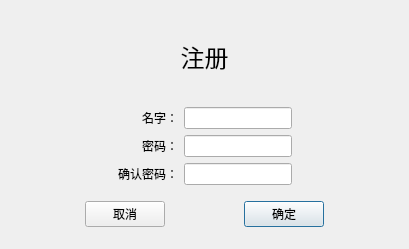
<?xml version="1.0" encoding="UTF-8"?>
<ui version="4.0">
 <class>RegisterUI</class>
 <widget class="QDialog" name="RegisterUI">
  <property name="geometry">
   <rect>
    <x>0</x>
    <y>0</y>
    <width>409</width>
    <height>249</height>
   </rect>
  </property>
  <property name="minimumSize">
   <size>
    <width>389</width>
    <height>230</height>
   </size>
  </property>
  <property name="windowTitle">
   <string>注册</string>
  </property>
  <layout class="QVBoxLayout" name="verticalLayout_4">
   <item>
    <widget class="QLabel" name="label_4">
     <property name="sizePolicy">
      <sizepolicy hsizetype="Preferred" vsizetype="Maximum">
       <horstretch>0</horstretch>
       <verstretch>0</verstretch>
      </sizepolicy>
     </property>
     <property name="minimumSize">
      <size>
       <width>0</width>
       <height>70</height>
      </size>
     </property>
     <property name="font">
      <font>
       <pointsize>18</pointsize>
      </font>
     </property>
     <property name="text">
      <string>注册</string>
     </property>
     <property name="alignment">
      <set>Qt::AlignCenter</set>
     </property>
    </widget>
   </item>
   <item>
    <layout class="QHBoxLayout" name="horizontalLayout_2">
     <item>
      <spacer name="horizontalSpacer">
       <property name="orientation">
        <enum>Qt::Horizontal</enum>
       </property>
       <property name="sizeHint" stdset="0">
        <size>
         <width>40</width>
         <height>20</height>
        </size>
       </property>
      </spacer>
     </item>
     <item>
      <layout class="QHBoxLayout" name="horizontalLayout">
       <item>
        <layout class="QVBoxLayout" name="verticalLayout">
         <item>
          <widget class="QLabel" name="label_3">
           <property name="text">
            <string>名字：</string>
           </property>
           <property name="alignment">
            <set>Qt::AlignRight|Qt::AlignTrailing|Qt::AlignVCenter</set>
           </property>
          </widget>
         </item>
         <item>
          <widget class="QLabel" name="label">
           <property name="text">
            <string>密码：</string>
           </property>
           <property name="alignment">
            <set>Qt::AlignRight|Qt::AlignTrailing|Qt::AlignVCenter</set>
           </property>
          </widget>
         </item>
         <item>
          <widget class="QLabel" name="label_2">
           <property name="sizePolicy">
            <sizepolicy hsizetype="Preferred" vsizetype="Preferred">
             <horstretch>0</horstretch>
             <verstretch>0</verstretch>
            </sizepolicy>
           </property>
           <property name="text">
            <string>确认密码：</string>
           </property>
           <property name="margin">
            <number>0</number>
           </property>
          </widget>
         </item>
        </layout>
       </item>
       <item>
        <layout class="QVBoxLayout" name="verticalLayout_2">
         <item>
          <widget class="QLineEdit" name="name_R"/>
         </item>
         <item>
          <widget class="QLineEdit" name="password_R"/>
         </item>
         <item>
          <widget class="QLineEdit" name="passwordSure_R">
           <property name="sizeIncrement">
            <size>
             <width>0</width>
             <height>0</height>
            </size>
           </property>
          </widget>
         </item>
        </layout>
       </item>
      </layout>
     </item>
     <item>
      <spacer name="horizontalSpacer_2">
       <property name="orientation">
        <enum>Qt::Horizontal</enum>
       </property>
       <property name="sizeHint" stdset="0">
        <size>
         <width>40</width>
         <height>20</height>
        </size>
       </property>
      </spacer>
     </item>
    </layout>
   </item>
   <item>
    <layout class="QVBoxLayout" name="verticalLayout_3">
     <item>
      <layout class="QHBoxLayout" name="horizontalLayout_3">
       <item>
        <spacer name="horizontalSpacer_3">
         <property name="orientation">
          <enum>Qt::Horizontal</enum>
         </property>
         <property name="sizeHint" stdset="0">
          <size>
           <width>40</width>
           <height>20</height>
          </size>
         </property>
        </spacer>
       </item>
       <item>
        <widget class="QPushButton" name="btn_Cancel">
         <property name="focusPolicy">
          <enum>Qt::NoFocus</enum>
         </property>
         <property name="text">
          <string>取消</string>
         </property>
        </widget>
       </item>
       <item>
        <spacer name="horizontalSpacer_4">
         <property name="orientation">
          <enum>Qt::Horizontal</enum>
         </property>
         <property name="sizeHint" stdset="0">
          <size>
           <width>40</width>
           <height>20</height>
          </size>
         </property>
        </spacer>
       </item>
       <item>
        <widget class="QPushButton" name="btn_OK">
         <property name="text">
          <string>确定</string>
         </property>
        </widget>
       </item>
       <item>
        <spacer name="horizontalSpacer_5">
         <property name="orientation">
          <enum>Qt::Horizontal</enum>
         </property>
         <property name="sizeHint" stdset="0">
          <size>
           <width>40</width>
           <height>20</height>
          </size>
         </property>
        </spacer>
       </item>
      </layout>
     </item>
    </layout>
   </item>
  </layout>
 </widget>
 <layoutdefault spacing="6" margin="11"/>
 <resources/>
 <connections/>
</ui>
